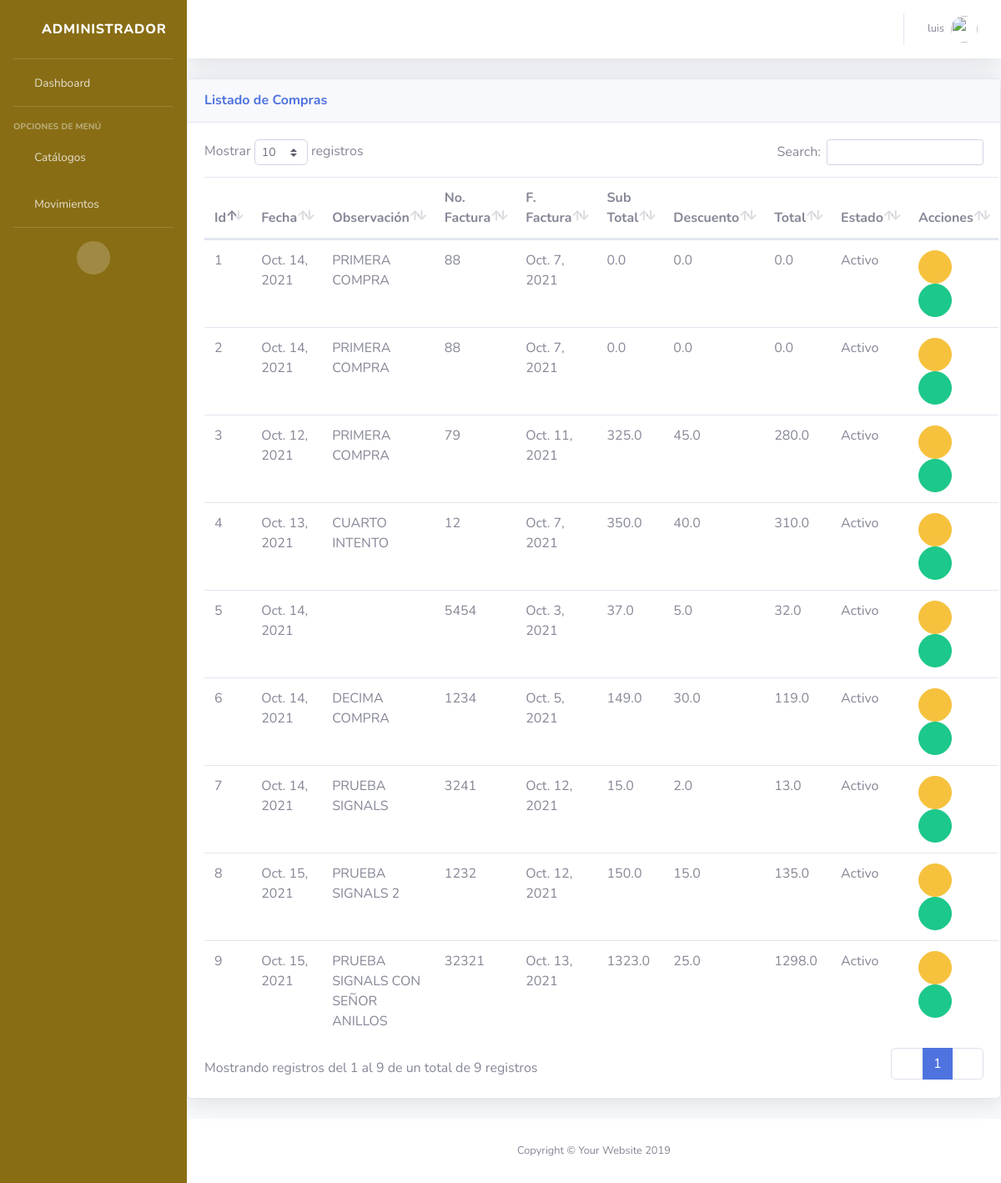
Screenshot of /cmp/compras/ (signed in) with the database file from the repository.
### cmp/models.py (models this page shows, shortened)
class ComprasEnc(ClaseModelo):
    fecha_compra = models.DateField(null=True, blank=True)
    observacion = models.TextField(blank=True,null=True)
    no_factura = models.CharField('Número de Factura', max_length=100)
    fecha_factura = models.DateField('Fecha de facturación')
    sub_total = models.FloatField(default=0)
    descuento = models.FloatField(default=0)
    total = models.FloatField(default=0)
    proveedor = models.ForeignKey(Proveedor, on_delete=models.CASCADE)
    class Meta:
        verbose_name = 'Encabezado de compra'
        verbose_name_plural = 'Encabezado de compras'

### cmp/views.py (the view)
# urls.py: path('compras/', views.ComprasView.as_view(), name='compras_list'),
class ComprasView(Simp, generic.ListView):
    model = ComprasEnc
    template_name = 'cmp/compras_list.html'
    context_object_name = 'obj'
    permission_required = 'cmp.view_comprasenc'

### templates/cmp/compras_list.html (shortened to what this page needs)
{% extends 'base/base.html' %}
{% block content %}
<div class="card shadow mb-4">
    <div class="card-header py-3 d-flex flex-row align-items-center justify-content-between">
      <h6 class="m-0 font-weight-bold text-primary">Listado de Compras</h6>
      <div class="dropdown no-arrow">
        <a class="dropdown-toggle" href="#" role="button" id="dropdownMenuLink" data-toggle="dropdown" aria-haspopup="true" aria-expanded="false">
          <i class="fas fa-ellipsis-v fa-sm fa-fw text-gray-400"></i>
        </a>
      </div>
    </div>
    <div class="card-body">
     <table class="table table-striper table-hover">
         <thead>
             <th>Id</th>
             <th>Fecha</th>
             <th>Observación</th>
             <th>No. Factura</th>
             <th>F. Factura</th>
             <th>Sub Total</th>
             <th>Descuento</th>
             <th>Total</th>
             <th>Estado</th>
             <th class="all">Acciones</th>
         </thead>
         <tbody>
             {% for item in obj %}
                 <tr>
                     <td>{{ item.id }}</td>
                     <td>{{ item.fecha_compra }}</td>
                     <td>{{ item.observacion }}</td>
                     <td>{{ item.no_factura }}</td>
                     <td>{{ item.fecha_factura }}</td>
                     <td>{{ item.sub_total }}</td>
                     <td>{{ item.descuento }}</td>
                     <td>{{ item.total }}</td>
                     <td>{{ item.estado|yesno:"Activo,Inactivo" }}</td>
                     <td>
                         <a href="{% url 'cmp:compras_edit' item.id %}" class="btn btn-warning btn-circle" role="button"><i class="far fa-edit"></i></a>
                         <a class="btn btn-success btn-circle" href="{% url 'cmp:compras_print_one' item.id %}" target="reportes"><i class="fas fa-print"></i></a>
                     </td>
                 </tr>
             {% endfor %}
         </tbody>
     </table>
    </div>
  </div>
{% endblock content %}

### templates/base/base.html (shortened to what this page needs)
{% load static %}
<!DOCTYPE html>
<html lang="es">
<head>
  <link href="{% static 'vendor/fontawesome-free/css/all.min.css' %}" rel="stylesheet" type="text/css">
  <link rel="stylesheet" href="https://cdnjs.cloudflare.com/ajax/libs/jquery-datetimepicker/2.5.20/jquery.datetimepicker.min.css" />
  <link href="{% static 'css/sb-admin-2.min.css' %}" rel="stylesheet">
    <link href="{% static 'vendor/datatables/dataTables.bootstrap4.min.css' %}" rel="stylesheet">
    <link href="{% static 'vendor/jquery-confirm/jquery-confirm.min.css' %}" rel="stylesheet">
    <link rel="stylesheet" href="https://unpkg.com/bootstrap-table@1.18.3/dist/bootstrap-table.min.css">
    <link href="https://cdn.jsdelivr.net/npm/select2@4.1.0-rc.0/dist/css/select2.min.css" rel="stylesheet" />
</head>
<body id="page-top" class="bg-gradient-primary">
    {% block side_bar %}
  <div id="wrapper">
    <ul class="navbar-nav  sidebar sidebar-dark accordion" style="background-color: rgb(136, 109, 20);" id="accordionSidebar">
      <a class="sidebar-brand d-flex align-items-center justify-content-center" href="{% url 'bases:home' %}">
        <div class="sidebar-brand-icon rotate-n-15">
          <i class="fas fa-laugh-wink"></i>
        </div>
        <div class="sidebar-brand-text mx-3">Administrador</div>
      </a>
      <hr class="sidebar-divider my-0">
      <li class="nav-item">
        <a class="nav-link" href="{% url 'bases:home' %}">
          <i class="fas fa-fw fa-tachometer-alt"></i>
          <span>Dashboard</span></a>
      </li>
      <hr class="sidebar-divider">
      <div class="sidebar-heading">
        Opciones de Menú
      </div>
      <li class="nav-item">
        <a class="nav-link collapsed" href="#" data-toggle="collapse" data-target="#collapseTwo" aria-expanded="true" aria-controls="collapseTwo">
          <i class="fas fa-fw fa-cog"></i>
          <span>Catálogos</span>
        </a>
        <a class="nav-link collapsed" href="#" data-toggle="collapse" data-target="#collapseCompras" aria-expanded="true" aria-controls="collapseTwo">
          <i class="fas fa-fw fa-truck"></i>
          <span>Movimientos</span>
        </a>
      </li>
      <hr class="sidebar-divider d-none d-md-block">
      <div class="text-center d-none d-md-inline">
        <button class="rounded-circle border-0" id="sidebarToggle"></button>
      </div>
    </ul>
    {% endblock side_bar %}
    <div id="content-wrapper" class="d-flex flex-column">
      <div id="content">
        {% block topbar %}
        <nav class="navbar navbar-expand navbar-light bg-white topbar mb-4 static-top shadow">
          <ul class="navbar-nav ml-auto">
            <li class="nav-item dropdown no-arrow">
              <a class="nav-link dropdown-toggle" href="#" id="userDropdown" role="button" data-toggle="dropdown" aria-haspopup="true" aria-expanded="false">
                <span class="mr-2 d-none d-lg-inline text-gray-600 small">{{ user.username }}</span>
                <img class="img-profile rounded-circle" src="https://scontent.feoh3-1.fna.fbcdn.net/v/t1.6435-9/123622951_3622064901170260_7104699407128135751_n.jpg?_nc_cat=100&ccb=1-5&_nc_sid=09cbfe&_nc_eui2=AeE3a5ZeQUtrPGBVtU39m3keUziRgO4BGvFTOJGA7gEa8dGUO7a9ql66PRwnPbi1HA6HaE06E1nXRf4mYMwRLYu2&_nc_ohc=2T8rYsRq6JAAX_udJoi&_nc_oc=AQmg29JcIgz16P685SBjLQLHVxN-A1qTT9MZW13CaZUvMGJXdCxIBv3T1HCJdYhJSDc&_nc_ht=scontent.feoh3-1.fna&oh=643121e45da0831d4f866ddd1f821893&oe=618A0F0C">
              </a>
            </li>
          </ul>
        </nav>
        {% endblock topbar %}
        {% block content %}{% endblock content %}
        {% block footer %}
      </div>
      <footer class="sticky-footer bg-white">
        <div class="container my-auto">
          <div class="copyright text-center my-auto">
            <span>Copyright &copy; Your Website 2019</span>
          </div>
        </div>
      </footer>
    </div>
  </div>
  {% endblock footer %}
</body>
</html>

### rows the page displays
ComprasEnc: id "1", fecha_compra "Oct. 14, 2021", observacion "PRIMERA COMPRA", no_factura "88", fecha_factura "Oct. 7, 2021", sub_total "0.0", descuento "0.0", total "0.0", estado "Activo"
ComprasEnc: id "2", fecha_compra "Oct. 14, 2021", observacion "PRIMERA COMPRA", no_factura "88", fecha_factura "Oct. 7, 2021", sub_total "0.0", descuento "0.0", total "0.0", estado "Activo"
ComprasEnc: id "3", fecha_compra "Oct. 12, 2021", observacion "PRIMERA COMPRA", no_factura "79", fecha_factura "Oct. 11, 2021", sub_total "325.0", descuento "45.0", total "280.0", estado "Activo"
ComprasEnc: id "4", fecha_compra "Oct. 13, 2021", observacion "CUARTO INTENTO", no_factura "12", fecha_factura "Oct. 7, 2021", sub_total "350.0", descuento "40.0", total "310.0", estado "Activo"
ComprasEnc: id "5", fecha_compra "Oct. 14, 2021", no_factura "5454", fecha_factura "Oct. 3, 2021", sub_total "37.0", descuento "5.0", total "32.0", estado "Activo"
ComprasEnc: id "6", fecha_compra "Oct. 14, 2021", observacion "DECIMA COMPRA", no_factura "1234", fecha_factura "Oct. 5, 2021", sub_total "149.0", descuento "30.0", total "119.0", estado "Activo"
ComprasEnc: id "7", fecha_compra "Oct. 14, 2021", observacion "PRUEBA SIGNALS", no_factura "3241", fecha_factura "Oct. 12, 2021", sub_total "15.0", descuento "2.0", total "13.0", estado "Activo"
ComprasEnc: id "8", fecha_compra "Oct. 15, 2021", observacion "PRUEBA SIGNALS 2", no_factura "1232", fecha_factura "Oct. 12, 2021", sub_total "150.0", descuento "15.0", total "135.0", estado "Activo"
ComprasEnc: id "9", fecha_compra "Oct. 15, 2021", observacion "PRUEBA SIGNALS CON SEÑOR ANILLOS", no_factura "32321", fecha_factura "Oct. 13, 2021", sub_total "1323.0", descuento "25.0", total "1298.0", estado "Activo"

### other values shown
{{ user.username }} "luis"
